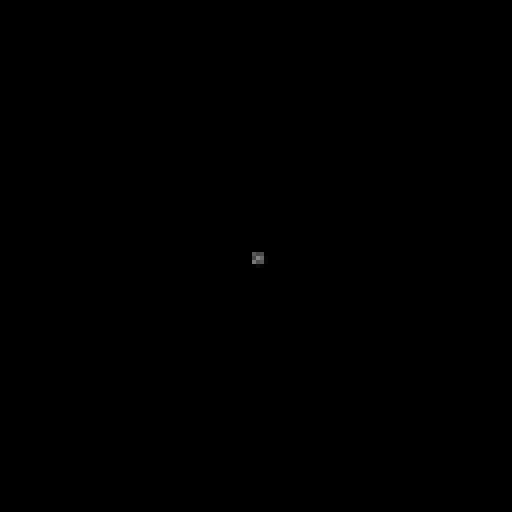
Frame 1 (no input)
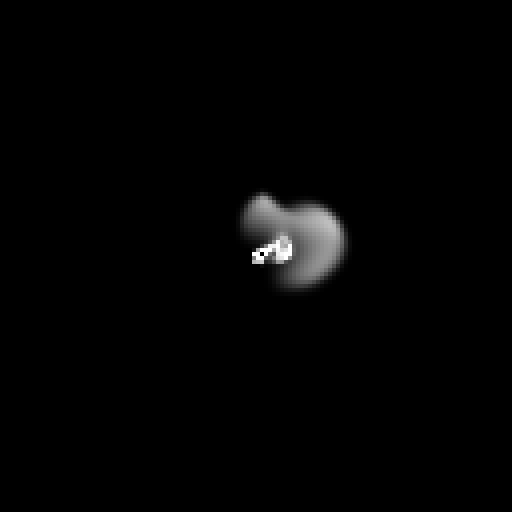
Frame 60 (the mouse pressed at the canvas centre just before this capture)
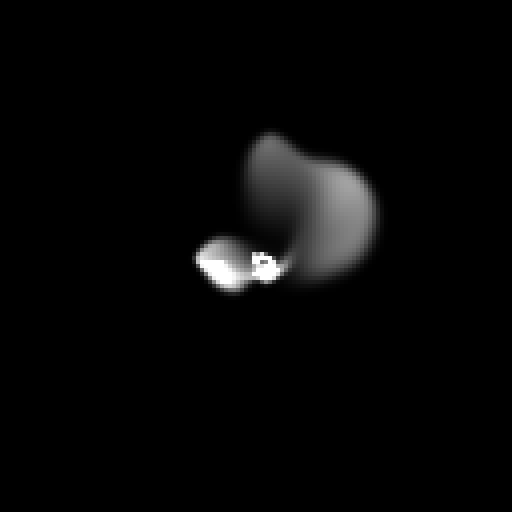
Frame 120 (the mouse held since frame 60 and released just before this capture)

The Processing sketch that drew these frames (run headless with seeded random() and noise(); from frame 60 on, the mouse is pressed at the canvas centre):

// Processing sketch: FuildSim
// ── FuildSim.pde
int iter = 16;
int N = 128;
int SCALE = 4;
float t = 0;

Fluid fluid;

boolean centerStream = true;

void settings() {
  size(N*SCALE, N*SCALE);
}

void setup() {
  fluid = new Fluid(0.2, 0, 0.0000001);
  fluid.colourFlow = false;
}

void randomFluid(float x, float y) {
  int cx = int(x / SCALE);
  int cy = int(y / SCALE);
  
  for (int i = -1; i <= 1; i++) {
    for (int j = -1; j <= 1; j++) {
      fluid.addDensity(cx+i, cy+j, random(50, 150));
    }
  }
  
  for (int i = 0; i < 2; i++) {
    float angle = noise(t) * TWO_PI * 2;
    PVector v = PVector.fromAngle(angle);
    v.mult(0.2);
    t += 0.01;
    fluid.addVelocity(cx, cy, v.x, v.y);
  }
}

void mouseDragged() {
  randomFluid(mouseX, mouseY);
}

void draw() {
  background(0);
  
  if (centerStream)
    randomFluid(0.5 * width, 0.5 * height);

  fluid.step();
  fluid.renderD();
}

// ── Fluid.pde
class Fluid {
  
  float dt, diff, visc;
  
  float[] s;
  float[] density;
  
  float[] Vx;
  float[] Vy;

  float[] Vx0;
  float[] Vy0;
  
  boolean colourFlow = false;
  
  Fluid(float dt, float diffusion, float viscosity) {
    this.dt = dt;
    this.diff = diffusion;
    this.visc = viscosity;
    
    this.s = new float[N * N];
    this.density = new float[N * N];
    
    this.Vx = new float[N * N];
    this.Vy = new float[N * N];
    
    this.Vx0 = new float[N * N];
    this.Vy0 = new float[N * N];
  }
  
  void addDensity(int x, int y, float amount) {
    this.density[IX(x, y)] += amount;
  }
  
  void addVelocity(int x, int y, float amountX, float amountY) {
    int index = IX(x, y);
    
    this.Vx[index] += amountX;
    this.Vy[index] += amountY;
  }
  
  void step() {
    float visc = this.visc;
    float diff = this.diff;
    float dt = this.dt;
    float[] Vx = this.Vx;
    float[] Vy = this.Vy;
    float[] Vx0 = this.Vx0;
    float[] Vy0 = this.Vy0;
    float[] s = this.s;
    float[] density = this.density;
    
    diffuse(1, Vx0, Vx, visc, dt);
    diffuse(2, Vy0, Vy, visc, dt);
    
    project(Vx0, Vy0, Vx, Vy);
    
    advect(1, Vx, Vx0, Vx0, Vy0, dt);
    advect(2, Vy, Vy0, Vx0, Vy0, dt);
    
    project(Vx, Vy, Vx0, Vy0);
    
    diffuse(0, s, density, diff, dt);
    advect(0, density, s, Vx, Vy, dt);
  }
  
  int IX(int x, int y) {
    x = constrain(x, 0, N-1);
    y = constrain(y, 0, N-1);
    return x + (y * N);
  }
  
  void set_bnd(int b, float[] x) {
    for(int i = 1; i < N - 1; i++) {
      x[IX(i, 0)] = b == 2 ? -x[IX(i, 1)] : x[IX(i, 1)];
      x[IX(i, N-1)] = b == 2 ? -x[IX(i, N-2)] : x[IX(i, N-2)];
    }
    for(int j = 1; j < N - 1; j++) {
      x[IX(0, j)] = b == 1 ? -x[IX(1, j)] : x[IX(1, j)];
      x[IX(N-1, j)] = b == 1 ? -x[IX(N-2, j)] : x[IX(N-2, j)];
    }
    
    x[IX(0, 0)] = 0.33f * (x[IX(1, 0)] + x[IX(0, 1)]);
    x[IX(0, N-1)] = 0.33f * (x[IX(1, N-1)] + x[IX(0, N-2)]);
    x[IX(N-1, 0)] = 0.33f * (x[IX(N-2, 0)] + x[IX(N-1, 1)]);
    x[IX(N-1, N-1)] = 0.33f * (x[IX(N-2, N-1)] + x[IX(N-1, N-2)]);
  }
  
  void lin_solve(int b, float[] x, float[] x0, float a, float c) {
    float cRecip = 1.0 / c;
    for (int j = 1; j < N - 1; j++) {
      for (int i = 1; i < N - 1; i++) {
        x[IX(i, j)] = (x0[IX(i, j)]
                      + a*(x[IX(i+1, j)]
                      +x[IX(i-1, j)]
                      +x[IX(i  , j+1)]
                      +x[IX(i  , j-1)])) * cRecip;
      }
    }
    set_bnd(b, x);
  }
  
  void diffuse (int b, float[] x, float[] x0, float diff, float dt) {
    float a = dt * diff * (N - 2) * (N - 2);
    lin_solve(b, x, x0, a, 1 + 6 * a);
  }
  
  void project(float []velocX, float []velocY, float[] p, float[] div){
    for (int j = 1; j < N - 1; j++) {
      for (int i = 1; i < N - 1; i++) {
        div[IX(i, j)] = -0.5f*(velocX[IX(i+1, j)]-velocX[IX(i-1, j)]
                              +velocY[IX(i, j+1)]-velocY[IX(i, j-1)])/N;
        p[IX(i, j)] = 0;
      }
    }
    set_bnd(0, div); 
    set_bnd(0, p);
    lin_solve(0, p, div, 1, 6);
    
    for (int j = 1; j < N - 1; j++) {
      for (int i = 1; i < N - 1; i++) {
        velocX[IX(i, j)] -= 0.5f * (p[IX(i+1, j)] -p[IX(i-1, j)]) * N;
        velocY[IX(i, j)] -= 0.5f * (p[IX(i, j+1)] -p[IX(i, j-1)]) * N;
      }
    }
    set_bnd(1, velocX);
    set_bnd(2, velocY);
  }
  
  void advect(int b, float[] d, float[] d0,  float[] velocX, float[] velocY, float dt) {
    float i0, i1, j0, j1, k0, k1;
    
    float dtx = dt * (N - 2);
    float dty = dt * (N - 2);
    
    float s0, s1, t0, t1;
    float tmp1, tmp2, x, y;
    
    float Nfloat = N;
    float ifloat, jfloat;
    int i, j;
    
    for(j = 1, jfloat = 1; j < N - 1; j++, jfloat++) { 
      for(i = 1, ifloat = 1; i < N - 1; i++, ifloat++) {
        tmp1 = dtx * velocX[IX(i, j)];
        tmp2 = dty * velocY[IX(i, j)];
        x    = ifloat - tmp1; 
        y    = jfloat - tmp2;
        
        if(x < 0.5f)
          x = 0.5f; 
        if(x > Nfloat + 0.5f)
          x = Nfloat + 0.5f; 
        i0 = floor(x); 
        i1 = i0 + 1.0f;
        
        if(y < 0.5f)
          y = 0.5f; 
        if(y > Nfloat + 0.5f)
          y = Nfloat + 0.5f; 
        j0 = floor(y);
        j1 = j0 + 1.0f; 
        
        s1 = x - i0; 
        s0 = 1.0f - s1; 
        t1 = y - j0; 
        t0 = 1.0f - t1;
        
        int i0i = int(i0);
        int i1i = int(i1);
        int j0i = int(j0);
        int j1i = int(j1);
        
        d[IX(i, j)] = s0 * (t0 * d0[IX(i0i, j0i)] + t1 * d0[IX(i0i, j1i)]) +
                      s1 * (t0 * d0[IX(i1i, j0i)] + t1 * d0[IX(i1i, j1i)]);
      }
    }
    set_bnd(b, d);
  }
  
  void setColourFlow(boolean value) {
    this.colourFlow = value;
  }
  
  void renderD() {
    colorMode(HSB, 255);

    for (int i = 0; i < N; i++) {
      for (int j = 0; j < N; j++) {
        float x = i * SCALE;
        float y = j * SCALE;
        float d = this.density[IX(i, j)];
        if (this.colourFlow) {
          fill((d + 50) % 255,200,d);
        } else {
          fill(255,d);
        }
        noStroke();
        square(x, y, SCALE);
      }
    }
  }

  void renderV() {
    for (int i = 0; i < N; i++) {
      for (int j = 0; j < N; j++) {
        float x = i * SCALE;
        float y = j * SCALE;
        float vx = this.Vx[IX(i, j)];
        float vy = this.Vy[IX(i, j)];
        stroke(255);

        if (!(abs(vx) < 0.1 && abs(vy) <= 0.1)) {
          line(x, y, x+vx*SCALE, y+vy*SCALE );
        }
      }
    }
  }

  void fadeD() {
    for (int i = 0; i < this.density.length; i++) {
      float d = density[i];
      density[i] = constrain(d-0.02, 0, 255);
    }
  }
}
